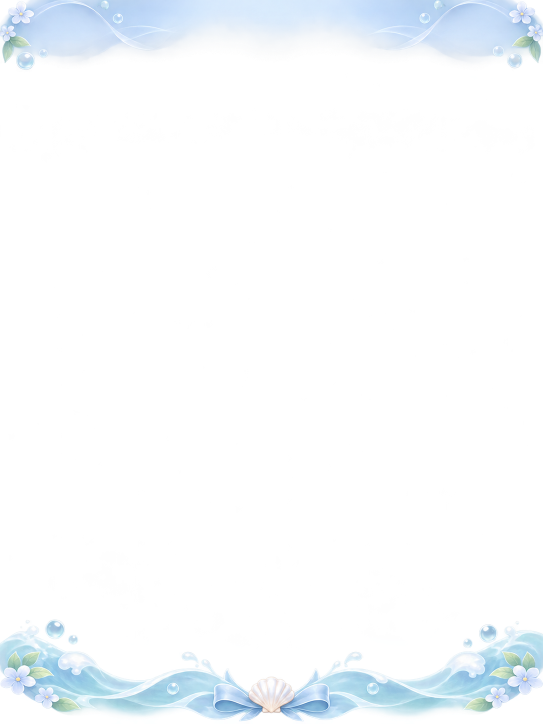
#> input picture assets/ui/home-foreground.png, 1086 x 1448 px (shown at 1/2 size)
$ python compile_home_foreground.py
#> lines starting #> are read from the running program, lines starting #| are printed output that depends on the picture
### tools/compile_whale_avatar.py
#!/usr/bin/env python3
"""Compile built-in expression atlases into flash-resident 16-row Deflate bands."""
from pathlib import Path
import struct
import zlib
from PIL import Image, ImageChops

ROOT = Path(__file__).resolve().parents[1]
NAMES = ('idle', 'listening', 'thinking', 'speaking', 'blink', 'error')
FISH_NAMES = (*NAMES, 'eating', 'speaking_closed', 'speaking_blink', 'speaking_closed_blink')
VIEW_WIDTH, VIEW_HEIGHT = 240, 285
VIEW_TOP = 35
BAND_ROWS = 16
# Atlas file, rendered portrait size, top edge and optional fade start on the display.
ATLASES = {
    'whale': ('big-fat-fish-atlas.png', (216, 288), 38, 295),
    'whale_maid': ('whale-maid-atlas.png', (280, 280), 38, None),
    'claude': ('claude-atlas.png', (280, 280), 38, None),
    'chatgpt': ('chatgpt-atlas.png', (248, 248), 49, 248),
}


def compress_band(band_bytes):
    """Compress one raw indexed band with a 4 KiB Deflate window and verify round-trip."""
    compressor = zlib.compressobj(level=9, method=zlib.DEFLATED, wbits=-12)
    chunk = compressor.compress(band_bytes) + compressor.flush()
    if zlib.decompress(chunk, -15) != band_bytes:
        raise ValueError('Band deflate round-trip verification failed')
    return chunk


def pack_indexed_bands(indices, width, height, band_rows=BAND_ROWS):
    """Pack top-down indexed pixel rows into independently seekable 16-row Deflate bands."""
    pixels = bytearray()
    offsets = [0]
    for y in range(0, height, band_rows):
        rows = min(band_rows, height - y)
        band = indices[y * width:(y + rows) * width]
        pixels.extend(compress_band(band))
        offsets.append(len(pixels))
    if len(pixels) > 65535:
        raise ValueError('Band data exceeds the uint16 offset limit; use a less dense atlas')
    return struct.pack(f'<{len(offsets)}H', *offsets) + bytes(pixels)


def pack_palette_and_bands(indexed):
    """Emit a 768-byte RGB565LE+A8 palette followed by 16-row Deflate bands."""
    palette = indexed.getpalette('RGBA')
    raw = bytearray()
    canonical_map = {}
    remap = [0] * 256
    for index in range(256):
        r, g, b, a = palette[index * 4:index * 4 + 4]
        value = (r >> 3) << 11 | (g >> 2) << 5 | b >> 3
        entry = bytes((value & 255, value >> 8, a))
        raw.extend(entry)
        remap[index] = canonical_map.setdefault(entry, index)
    remapped = bytes(remap[b] for b in indexed.tobytes())
    return bytes(raw) + pack_indexed_bands(remapped, indexed.width, indexed.height)


# [55 lines left out: functions bottom_fade, compile_atlas, main, not called in this run]


# [2 lines that do not run on import are left out]

### tools/compile_home_foreground.py
#!/usr/bin/env python3
"""Compile the home artwork using the shared palette/band-Deflate image format."""
from pathlib import Path
from PIL import Image
from compile_whale_avatar import pack_palette_and_bands

ROOT = Path(__file__).resolve().parents[1]
ASSETS = (
    ('home-foreground.png', 'home_foreground.c', 'home_foreground'),
    ('claude-foreground.png', 'claude_foreground.c', 'claude_foreground'),
    ('chatgpt-foreground.png', 'chatgpt_foreground.c', 'chatgpt_foreground'),
)
WIDTH, HEIGHT = 240, 320
REGIONS = (('top', 0, 35), ('bottom', 268, 320))


def compile_region(image):
    indexed = image.quantize(colors=256, method=Image.Quantize.FASTOCTREE)
    return pack_palette_and_bands(indexed)


def compile_asset(source_path, output_path, symbol):
#> called with symbol = 'home_foreground'
    with Image.open(source_path) as source:
#> source is the input picture: PIL image 1086x1448 RGBA; mean R, G, B, A 35.2, 39.5, 42.6, 30.2
        if source.mode != 'RGBA' or source.width * 4 != source.height * 3:
            raise ValueError('Expected a transparent, portrait 3:4 source')
        image = source.resize((WIDTH, HEIGHT), Image.Resampling.LANCZOS)
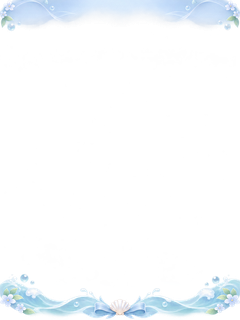
#> image: PIL image 240x320 RGBA; mean R, G, B, A 34.9, 39.1, 42.1, 30.2; transparent parts drawn white
    output = ['/* Generated by tools/compile_home_foreground.py; indexed bands in flash. */',
              '#include "home_foreground.h"', '']
    total = 0
    for name, top, bottom in REGIONS:
        data = compile_region(image.crop((0, top, WIDTH, bottom)))
        total += len(data)
        output.append(f'static const uint8_t LV_ATTRIBUTE_MEM_ALIGN {name}_pixels[] = {{')
        for offset in range(0, len(data), 32):
            output.append('  ' + ','.join(f'0x{value:02x}' for value in data[offset:offset + 32]) + ',')
        output.extend(['};', f'const lv_image_dsc_t {symbol}_{name} = {{',
                       '  .header = { .magic = LV_IMAGE_HEADER_MAGIC, .cf = LV_COLOR_FORMAT_RAW,',
                       f'    .w = {WIDTH}, .h = {bottom-top} }},',
                       f'  .data_size = sizeof({name}_pixels), .data = {name}_pixels,', '};', ''])
#> this loop made 2 passes
#> total on passes 1 to 2: 3397, 8238
#> pass 1, in compile_region, `indexed = image.quantize(colors=256, method=Image.Quantize.FASTOCTREE)`:
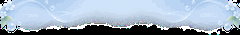
#> indexed: PIL image 240x35 P; mean R, G, B 158.3, 174.4, 191.8
#> pass 2, in compile_region (call 2), `indexed = image.quantize(colors=256, method=Image.Quantize.FASTOCTREE)`:
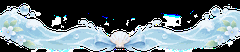
#> indexed: PIL image 240x52 P; mean R, G, B 107.6, 122.6, 129.4
#> after the loop, output = 278 items; total = 8238
    output_path.write_text('\n'.join(output), encoding='utf-8')
    print(f'Compiled {output_path}: {total:,} bytes')
#| Compiled assets/ui/home_foreground.c: 8,238 bytes


def main():
    for source, output, symbol in ASSETS:
        compile_asset(ROOT / 'assets/ui' / source, ROOT / 'assets/ui' / output, symbol)
#> pass 2 of the loop in main, `for source, output, symbol in ASSETS:`:
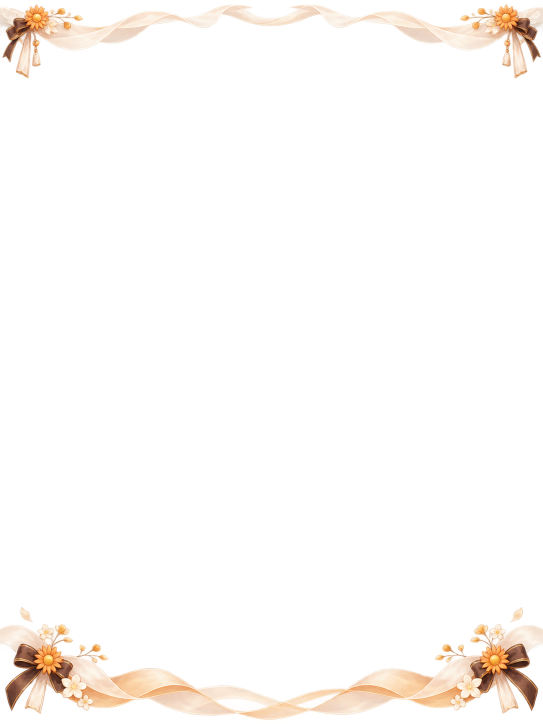
#> input picture assets/ui/claude-foreground.png, 1086 x 1448 px (shown at 1/2 size)
#> in compile_asset, source is the input picture: PIL image 1086x1448 RGBA; mean R, G, B, A 26, 22.3, 18.8, 19.9
#> the loop in compile_asset (call 2), `for name, top, bottom in REGIONS:` made 2 passes
#> total on passes 1 to 2: 3645, 8718
#> pass 1, in compile_region (call 3), `indexed = image.quantize(colors=256, method=Image.Quantize.FASTOCTREE)`:
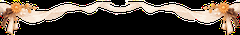
#> indexed: PIL image 240x35 P; mean R, G, B 92.1, 80.4, 69.7
#> pass 2, in compile_region (call 4), `indexed = image.quantize(colors=256, method=Image.Quantize.FASTOCTREE)`:
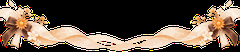
#> indexed: PIL image 240x52 P; mean R, G, B 97.5, 81.9, 67.8
#> after the loop in compile_asset (call 2), `for name, top, bottom in REGIONS:`: output = 292 items; total = 8718
#| Compiled assets/ui/claude_foreground.c: 8,718 bytes
#> pass 3 of the loop in main, `for source, output, symbol in ASSETS:`:
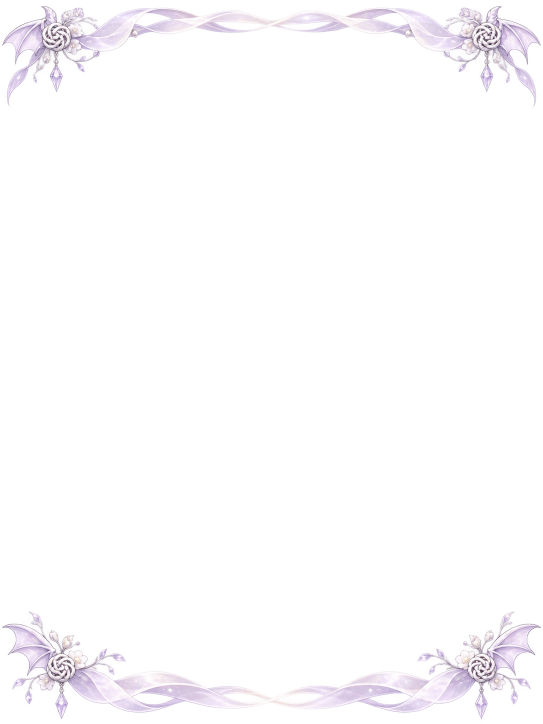
#> input picture assets/ui/chatgpt-foreground.png, 1086 x 1448 px (shown at 1/2 size)
#> in compile_asset, source is the input picture: PIL image 1086x1448 RGBA; mean R, G, B, A 27, 25.5, 27.6, 18.8
#> the loop in compile_asset (call 3), `for name, top, bottom in REGIONS:` made 2 passes
#> total on passes 1 to 2: 4029, 8613
#> pass 1, in compile_region (call 5), `indexed = image.quantize(colors=256, method=Image.Quantize.FASTOCTREE)`:
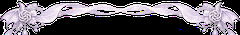
#> indexed: PIL image 240x35 P; mean R, G, B 103, 97.6, 105.4
#> pass 2, in compile_region (call 6), `indexed = image.quantize(colors=256, method=Image.Quantize.FASTOCTREE)`:
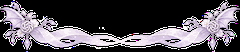
#> indexed: PIL image 240x52 P; mean R, G, B 83.5, 78.8, 85.6
#> after the loop in compile_asset (call 3), `for name, top, bottom in REGIONS:`: output = 289 items; total = 8613
#| Compiled assets/ui/chatgpt_foreground.c: 8,613 bytes


if __name__ == '__main__':
    main()
